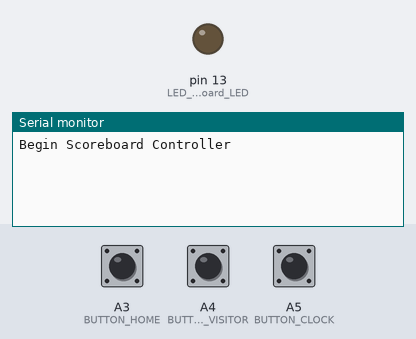
Bench run of a sketch on a simulated Arduino Mega 2560, built with avr-gcc and run on an emulated ATmega2560. Parts: output pins drawn as LEDs (lit = HIGH), the last lines printed to the serial monitor. The inputs (shaded band) are chosen by the test bench; at power-on: A3 (BUTTON_HOME) HIGH, A4 (BUTTON_VISITOR) HIGH, A5 (BUTTON_CLOCK) HIGH. No radio packets arrive unless stated.

Above: at 2.8 s.
2.9 s: A3 (BUTTON_HOME) pulled LOW for 0.15 s
At 4.0 s:
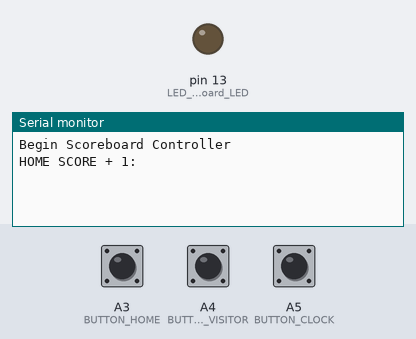
4.5 s: A4 (BUTTON_VISITOR) pulled LOW for 0.15 s
At 5.2 s:
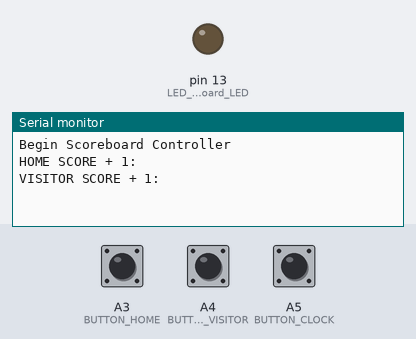
6.1 s: A5 (BUTTON_CLOCK) pulled LOW for 0.15 s
At 7.3 s:
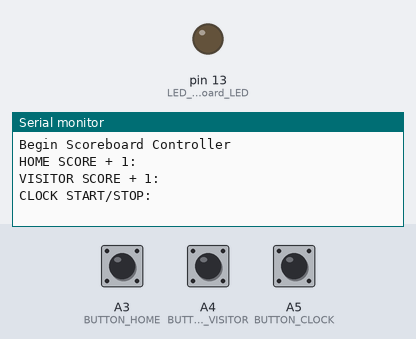
7.7 s: A5 (BUTTON_CLOCK) pulled LOW for 3.2 s
At 11.4 s:
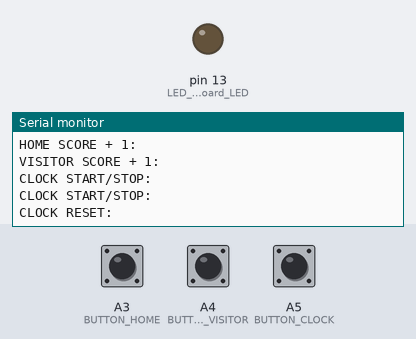
12.4 s: A3 (BUTTON_HOME) driven LOW and A4 (BUTTON_VISITOR) driven LOW
At 15.2 s:
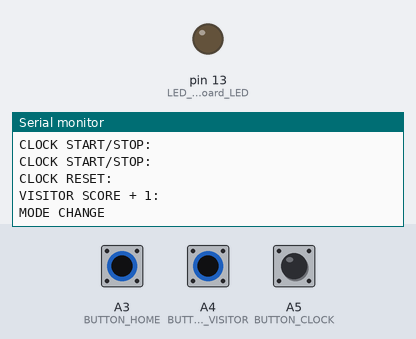

Measured:
- after the input at 2.9 s, the serial monitor: prints a new line at once (image 1)
- after the input at 4.5 s, the serial monitor: prints a new line at once (image 2)
- after the input at 6.1 s, the serial monitor: prints a new line at once (image 3)
- after the input at 7.7 s, the serial monitor: prints a new line after 2.6 s (image 4)
- after the input at 12.4 s, the serial monitor: prints a new line at once (image 5)

The sketch:

scoreboard_remote.ino
```cpp
/**
 * SCOREBOARD REMOTE
 *
 * BOARD: ADAFRUIT FEATHER 32u4
 * RADIO: nRF24L01
 */


/**
 * Arduino Wireless Communication Tutorial
 *     Example 1 - Transmitter Code
 *
 * by Dejan Nedelkovski, www.HowToMechatronics.com
 *
 * Library: TMRh20/RF24, https://github.com/tmrh20/RF24/
 */
#include <SPI.h>
#include <RF24.h>
//RF24 radio(7, 8); // CE, CSN  //MEGA
RF24 radio(5, 6); // CE, CSN    //RADIO to FEATHER  pins
const byte address[6] = "00001";


//COMMANDS
char command = NULL;

//BUTTONS
#define BUTTON_CLOCK   A5         // "    "
#define BUTTON_HOME    A3         // "    "
#define BUTTON_VISITOR A4         //FEATHER pin
int8_t buttonH = HIGH;            //home      The state of each button (released = HIGH, pressed = LOW)
int8_t buttonV = HIGH;            //visitor    "     "      "     "
int8_t buttonC = HIGH;            //clock      "     "      "     "
int32_t buttonH_hold = 0;         //home      The number of milliseconds the button is being held "pressed (LOW)"
int32_t buttonV_hold = 0;         //visitor    "     "      "     "
int32_t buttonC_hold = 0;         //clock      "     "      "     "


/**
 * setup
 */
void setup() {

  Serial.begin(115200);
  delay(1600);                    //wait for Serial to awake
  Serial.println("Begin Scoreboard Controller");

  //PINS
  pinMode (13, OUTPUT); //LED - onboard LED
  pinMode (BUTTON_HOME, INPUT_PULLUP);
  pinMode (BUTTON_CLOCK, INPUT_PULLUP);
  pinMode (BUTTON_VISITOR, INPUT_PULLUP);

  pinMode (5, OUTPUT);  //radio  CE (chip enable) pin connected to FEATHER D5
  pinMode (6, OUTPUT);  //radio CSN (chip select) pin connected to FEATHER D6

  //RADIO - setup
  radio.begin();
  radio.openWritingPipe(address);
  radio.setPALevel(RF24_PA_MIN);
  radio.stopListening();

}//end setup


/**
 * loop
 */
void loop() {

  /**
     BUTTONS - poll buttons on circuit board
     Used for development (or without controller)
  */
  //HOME - score button
  if (digitalRead(BUTTON_HOME) == LOW && buttonH == HIGH) { //detect press
    buttonH = LOW;
    command = 'h';      //score
    delay(10);          //debounce
  }
  if (digitalRead(BUTTON_HOME) == HIGH && buttonH == LOW) { //detect release
    buttonH = HIGH;
    buttonH_hold = 0;
    delay(10);          //debounce
  }
  if (digitalRead(BUTTON_HOME) == LOW && buttonH == LOW) { //detect hold
    buttonH_hold++;
    delay(5); //slow down hold sampling
    if (buttonH_hold > 1000) {
      buttonH_hold = 0;
 //     score_home = -1; //this will reset the score to zero when the command runs below
      command = 'H';
    }
  }
  //VISITORS - score button
  if (digitalRead(BUTTON_VISITOR) == LOW && buttonV == HIGH) { //detect press
    buttonV = LOW;
    command = 'v';    //score
    delay(10);        //debounce
  }
  if (digitalRead(BUTTON_VISITOR) == HIGH && buttonV == LOW) { //detect release
    buttonV = HIGH;
    buttonV_hold = 0;
    delay(10);        //debounce
  }
  if (digitalRead(BUTTON_VISITOR) == LOW && buttonV == LOW) { //detect hold
    buttonV_hold++;
    delay(5); //slow down hold sampling
    if (buttonV_hold > 1000) {
      buttonV_hold = 0;
//      score_visitors = -1; //this will reset the score to zero when the command runs below
      command = 'V';
    }
  }
  //CLOCK - button
  if (digitalRead(BUTTON_CLOCK) == LOW && buttonC == HIGH) { //detect press
    buttonC = LOW;
    command = 'c';    //toggle clock on/off
    delay(10);        //debounce
  }
  if (digitalRead(BUTTON_CLOCK) == HIGH && buttonC == LOW) { //detect release
    buttonC = HIGH;
    buttonC_hold = 0;
    delay(10);        //debounce
  }
  if (digitalRead(BUTTON_CLOCK) == LOW && buttonC == LOW) { //detect hold
    buttonC_hold++;
    delay(2);         //slow down hold sampling
    if (buttonC_hold > 1000) {
      buttonC_hold = 0;
      command = 'C';  // 'C'lear clock
    }
  }
  //MULTIPLE BUTTONS (TOP 2-BUTTONS plus HOLD)
  if (digitalRead(BUTTON_HOME) == LOW && digitalRead(BUTTON_VISITOR) == LOW) {
    buttonH_hold++;
    buttonV_hold++;
    if(buttonH_hold >300 && buttonV_hold > 300){
      //Serial.println("MODE change");
      command = 'm';    // change mode
      buttonH_hold = 0; //clear hold counter
      buttonV_hold = 0;
    }
  }
  //MULTIPLE BUTTONS
  if (digitalRead(BUTTON_VISITOR) == LOW && digitalRead(BUTTON_CLOCK) == LOW && digitalRead(BUTTON_HOME) == LOW) {
    command = 't';    // 't' run test pattern
  }

  /**
     COMMANDS - send commands
  */
  switch (command) {
    //score home
    case 'h' : {
        Serial.println("HOME SCORE + 1: ");
        digitalWrite(13, HIGH);
        const char text[] = "$SB<h";  //send "h" command toward the SB $SB<
        radio.write(&text, sizeof(text));
        digitalWrite(13, LOW);
        delay(500);
        break;
      }
    //score home RESET
    case 'H' : {
        Serial.println("HOME RESET: ");
        digitalWrite(13, HIGH);
        const char text[] = "$SB<H";  //send "H" command toward the SB $SB<
        radio.write(&text, sizeof(text));
        digitalWrite(13, LOW);
        delay(500);
        break;
      }
    //score visitors
    case 'v' : {
        Serial.println("VISITOR SCORE + 1: ");
        digitalWrite(13, HIGH);
        const char text[] = "$SB<v";  //send "v" command toward the SB $SB<
        radio.write(&text, sizeof(text));
        digitalWrite(13, LOW);
        delay(500);
        break;
      }
    //score visitors RESET
    case 'V' : {
        Serial.println("VISITOR RESET: ");
        digitalWrite(13, HIGH);
        const char text[] = "$SB<V";  //send "V" command toward the SB $SB<
        radio.write(&text, sizeof(text));
        digitalWrite(13, LOW);
        delay(500);
        break;
      }
     //clock start/stop
    case 'c' : {
        Serial.println("CLOCK START/STOP: ");
        digitalWrite(13, HIGH);
        const char text[] = "$SB<c";  //send "c" command toward the SB $SB<
        radio.write(&text, sizeof(text));
        digitalWrite(13, LOW);
        delay(500);
        break;
      }
    //clock RESET
    case 'C' : {
        Serial.println("CLOCK RESET: ");
        digitalWrite(13, HIGH);
        const char text[] = "$SB<C";  //send "C" command toward the SB $SB<
        radio.write(&text, sizeof(text));
        digitalWrite(13, LOW);
        delay(500);
        break;
      }
    //test or demo
    case 't' : {
        Serial.println("TEST/DEMO: ");
        digitalWrite(13, HIGH);
        const char text[] = "$SB<t";  //send "t" command toward the SB $SB<
        radio.write(&text, sizeof(text));
        digitalWrite(13, LOW);
        delay(500);
        break;
      }
    //mode
    case 'm' : {
        Serial.println("MODE CHANGE");
        digitalWrite(13, HIGH);
        const char text[] = "$SB<m";  //send "m" command toward the SB $SB<
        radio.write(&text, sizeof(text));
        digitalWrite(13, LOW);
        delay(500);
        break;
      }
    //RANGE testing
    case 'r' : {
        Serial.println("RANGE TEST: ");
        digitalWrite(13, HIGH);
        const char text[] = "$SB<r";  //send "r" command toward the SB $SB<
        radio.write(&text, sizeof(text));
        digitalWrite(13, LOW);
        delay(500);
        break;
      }
  }
  //CLEAR - clear the active command
  command = NULL;

}
```
